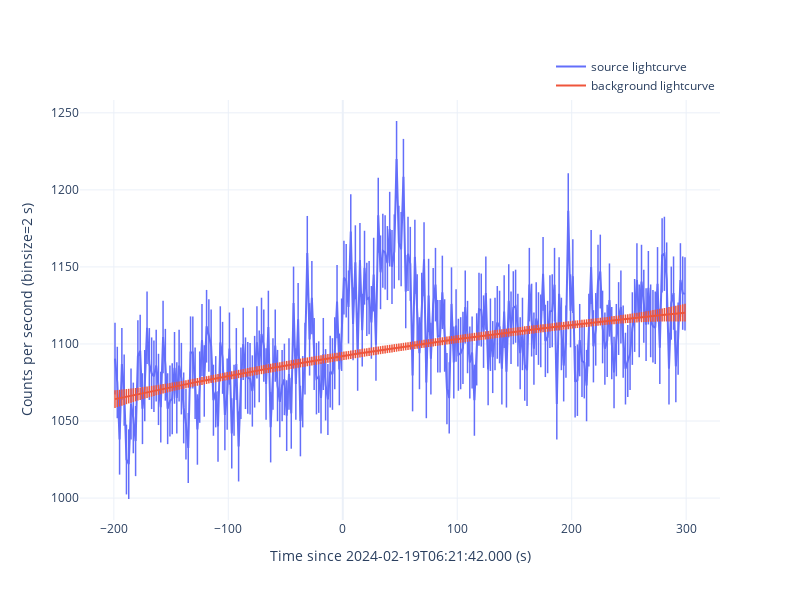

Write notebook code for a chart like this one.
### Code cell
print(msg_format('extract light curve for n9'))

gbm_tte.lc_binsize = 2
gbm_tte.extract_curve(savepath='./n9/curve', show=True)

### Figure 1 — Plotly figure (JSON) as saved in the notebook; plotly's stock layout.template omitted (floating-point values rounded to 4 significant figures; data arrays with more than 128 entries replaced by an {"elided": "..."} marker saying what was removed)
{"data": [{"error_y": {"array": {"elided": "250 float values"}, "thickness": 1.5, "type": "data", "width": 0}, "marker": {"size": 0, "symbol": "cross-thin"}, "mode": "lines+markers", "name": "source lightcurve", "showlegend": true, "type": "scatter", "x": {"elided": "250 int values"}, "y": {"elided": "250 float values"}}, {"error_y": {"array": {"elided": "250 float values"}, "thickness": 1.5, "type": "data", "width": 0}, "marker": {"size": 0, "symbol": "cross-thin"}, "mode": "lines+markers", "name": "background lightcurve", "showlegend": true, "type": "scatter", "x": {"elided": "250 int values"}, "y": {"elided": "250 float values"}}], "layout": {"height": 600, "legend": {"x": 1, "xanchor": "right", "y": 1, "yanchor": "bottom"}, "width": 800, "xaxis": {"title": {"text": "Time since 2024-02-19T06:21:42.000 (s)"}}, "yaxis": {"title": {"text": "Counts per second (binsize=2 s)"}}}}
